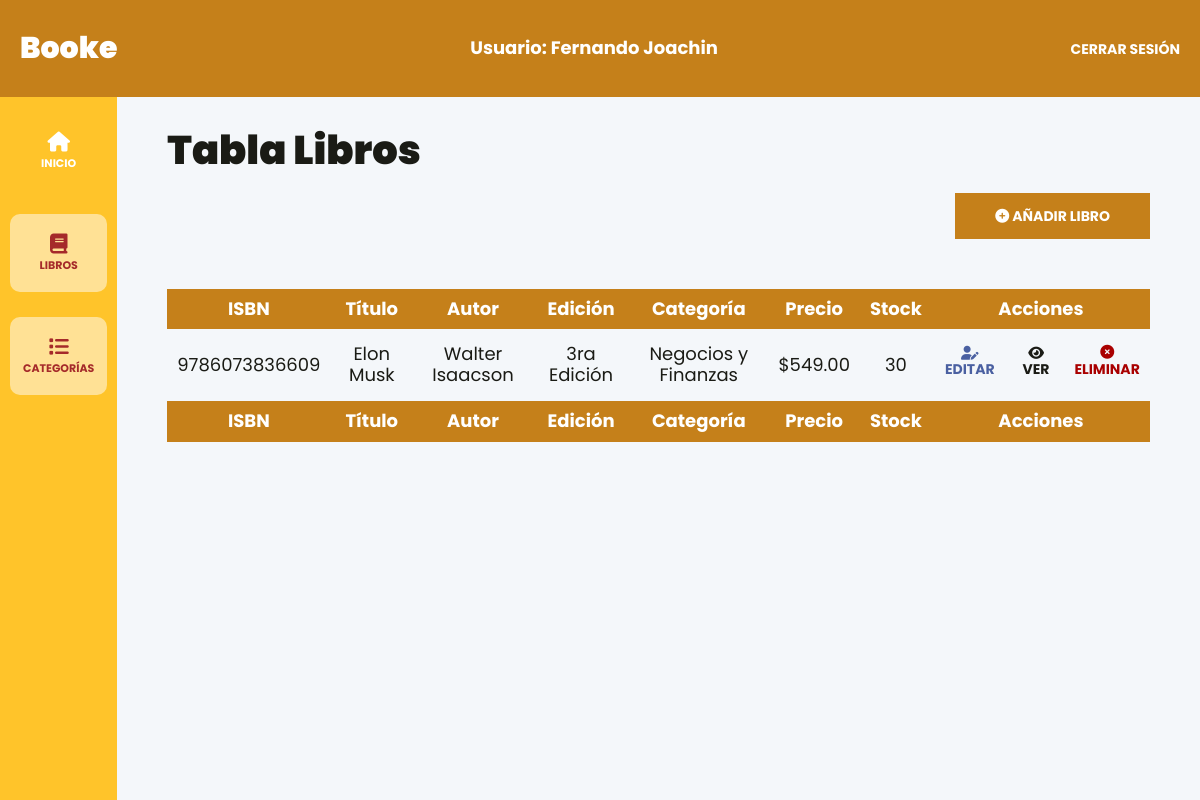
The app's page /librosAdmin.php?categoria=Negocios y Finanzas (signed in) with its own data.
### tables this page shows
CREATE TABLE `books` (
  `id` int NOT NULL AUTO_INCREMENT,
  `bookIsbn` varchar(45) DEFAULT NULL,
  `bookTitle` varchar(45) DEFAULT NULL,
  `bookAuthor` varchar(45) DEFAULT NULL,
  `bookEdition` varchar(45) DEFAULT NULL,
  `bookCategory` varchar(45) DEFAULT NULL,
  `bookStock` int DEFAULT NULL,
  `imagen` varchar(45) DEFAULT NULL,
  `bookPrice` decimal(10,2) DEFAULT NULL,
  PRIMARY KEY (`id`)
);

### models/ActiveRecord.php (called while the page is built, shortened)
<?php
class ActiveRecord{
    protected static $db;
    protected static $nombreTabla = "";
    public static function all(){
        $query = "SELECT * FROM " . static::$nombreTabla;
        $resultado = self::consultarSQL($query);
        return $resultado;
    }
    public static function whereAll($columna, $valor) {
        $query = "SELECT * FROM " . static::$nombreTabla . " WHERE {$columna} = '{$valor}'";
        $resultado = self::consultarSQL($query);
        return $resultado;
    }
    public static function setDB($database){
        self::$db = $database;
    }
    public static function consultarSQL($query){
        $resultado = self::$db->query($query);
        $array = [];
        while($registro = $resultado->fetch_assoc()){
            $array[] = static::crearObjetos($registro);
        }
        return $array;
    }
    public static function crearObjetos($registro){
        $objeto = new static();
        foreach($registro as $key => $value){
            if(property_exists($objeto, $key)){
                $objeto->$key = $value;
            }
        }
        return $objeto;
    }
}

### controllers/BookController/obtenerLibros.php (called while the page is built, shortened)
<?php
function obtenerLibrosPorCategoria($categoria)
{
    if($categoria === "all"){
        $libros = LibroModel::all();
    }else{
        $libros = LibroModel::whereAll("bookCategory", $categoria);
    }
    return $libros;
}
function obtenerCategorias()
{
    $libros = LibroModel::all();
    $nombresCategorias = array_column($libros, 'bookCategory');
    $categoriasUnicas = array_unique($nombresCategorias);
    return $categoriasUnicas;
}

### librosAdmin.php (the view, shortened to what this page needs)
<?php
    include __DIR__ ."/template/header-admin.php";
?>
<div class="dashboard__grid">
    <?php
        include_once __DIR__ .'/template/sidebar-admin.php';
    ?>
    <main class="dashboard__contenido">
        <h1>Tabla Libros</h1>
        <div class="dashboard__contenedor-boton">
            <a class="dashboard__boton" href="crear.php">
                <i class="fa-solid fa-circle-plus"></i>
                Añadir Libro
            </a>
        </div>
        <?php
            require_once __DIR__ . '/controllers/BookController/obtenerLibros.php';
            $libros = obtenerLibrosPorCategoria($_GET['categoria'] ?? "all");
        ?>
        <table id="books-table" class="table">
            <thead class="table__thead">
                <tr>
                    <th scope="col" class="table__th">ISBN</th>
                    <th scope="col" class="table__th">Título</th>
                    <th scope="col" class="table__th">Autor</th>
                    <th scope="col" class="table__th">Edición</th>
                    <th scope="col" class="table__th">Categoría</th>
                    <th scope="col" class="table__th">Precio</th>
                    <th scope="col" class="table__th">Stock</th>
                    <th scope="col" class="table__th">Acciones</th>
                </tr>
            </thead>
            <tbody class="table__tbody">
                <?php foreach($libros as $libro){ ?>
                    <tr class="table__tr">
                        <td class="table__td"><?= $libro->bookIsbn?></td>
                        <td class="table__td"><?= $libro->bookTitle?></td>
                        <td class="table__td"><?= $libro->bookAuthor?></td>
                        <td class="table__td"><?= $libro->bookEdition?></td>
                        <td class="table__td"><?= $libro->bookCategory?></td>
                        <td class="table__td">$<?= $libro->bookPrice?></td>
                        <td class="table__td"><?= $libro->bookStock?></td>
                        <td class="table__td--acciones">
                            <a class="table__accion table__accion--editar" href="<?= $GLOBALS["raiz_sitio"] . "editar.php?id=" . $libro->id ?>">
                                <i class="fa-solid fa-user-pen"></i>
                                Editar
                            </a>
                            <button class="table__accion table__accion--ver">
                                <i class="fa-solid fa-eye"></i>
                                Ver
                            </button>
                            <form method="POST" action="./controllers/BookController/eliminarLibro.php" class="table__formulario">
                                <button class="table__accion table__accion--eliminar" type="submit">
                                    <i class="fa-solid fa-circle-xmark"></i>
                                    Eliminar
                                </button>
                            </form>
                        </td>
                    </tr>
                <?php };?>
            </tbody>
            <tfoot class="table__thead">
                <tr>
                    <th scope="col" class="table__th">ISBN</th>
                    <th scope="col" class="table__th">Título</th>
                    <th scope="col" class="table__th">Autor</th>
                    <th scope="col" class="table__th">Edición</th>
                    <th scope="col" class="table__th">Categoría</th>
                    <th scope="col" class="table__th">Precio</th>
                    <th scope="col" class="table__th">Stock</th>
                    <th scope="col" class="table__th">Acciones</th>
                </tr>
            </tfoot>
        </table>
    </main>
</div>
<?php
    include __DIR__ ."/template/footer-admin.php";
?>

### build/css/app.css (style rules this page uses)
html { line-height: 1.15; -webkit-text-size-adjust: 100%; }
body { margin: 0; }
main { display: block; }
h1 { font-size: 2em; margin: 0.67em 0; }
a { background-color: transparent; }
button, input, optgroup, select, textarea { font-family: inherit; font-size: 100%; line-height: 1.15; margin: 0; }
button, input { overflow: visible; }
button, select { text-transform: none; }
button, [type=button], [type=reset], [type=submit] { -webkit-appearance: button; }
html { font-size: 62.5%; box-sizing: border-box; height: 100%; }
*, *:before, *:after { box-sizing: inherit; }
body { font-family: "Poppins", sans-serif; font-size: 1.8rem; }
a { text-decoration: none; }
h1, h2, h3 { font-family: "Poppins", sans-serif; font-weight: 900; margin: 2rem 0; }
h1 { font-size: 4rem; }
main { color: #1a1b15; font-family: "Poppins", sans-serif; height: 100%; }
.dashboard { height: 100%; display: flex; flex-direction: column; background-color: #f4f7fa; }
.dashboard__grid { display: flex; flex: 1; }
.dashboard__contenido { padding: 1rem 1rem 3rem 1rem; width: 100%; overflow-y: auto; }
@media (min-width: 768px) { .dashboard__contenido { padding: 1rem 5rem 3rem 5rem; } }
.dashboard__contenedor-boton { margin-bottom: 5rem; }
@media (min-width: 768px) { .dashboard__contenedor-boton { display: flex; justify-content: flex-end; } }
.dashboard__boton { background-color: #C5801A; padding: 1.5rem 4rem; color: #FFFFFF; font-size: 1.8rem; font-weight: 700; border: none; transition-property: background-color; transition-duration: 0.3s; text-align: center; width: 100%; display: inline-block; text-transform: uppercase; font-size: 1.4rem; }
@media (min-width: 768px) { .dashboard__boton { width: auto; } }
.table { width: 100%; border-collapse: collapse; }
.table__thead { background-color: #C5801A; color: #FFFFFF; }
.table__th { padding: 1rem; text-align: center; }
.table__tr { text-align: center; }
.table__td, .table__td--acciones { padding: 1.5rem 1rem; }
.table__td--acciones { display: flex; justify-content: flex-end; align-items: center; gap: 2rem; }
.table__accion { all: unset; text-transform: uppercase; font-size: 1.4rem; font-weight: 700; }
.table__accion--editar { color: #4A60A1; }
.table__accion--eliminar { color: rgb(169, 0, 0); }

### records on screen
books: bookIsbn "9786073836609", bookTitle "Elon Musk", bookAuthor "Walter Isaacson", bookEdition "3ra Edición", bookCategory "Negocios y Finanzas", bookPrice "549.00", bookStock "30"

### other values on screen
$_SESSION["name"] "Fernando Joachin"
